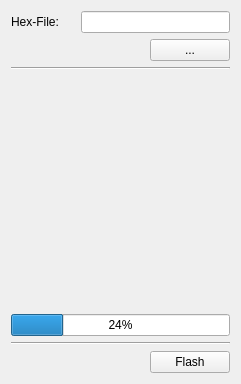
<?xml version="1.0" encoding="UTF-8"?>
<ui version="4.0">
 <class>Flash</class>
 <widget class="QWidget" name="Flash">
  <property name="geometry">
   <rect>
    <x>0</x>
    <y>0</y>
    <width>241</width>
    <height>384</height>
   </rect>
  </property>
  <property name="windowTitle">
   <string>Form</string>
  </property>
  <layout class="QGridLayout" name="gridLayout_2">
   <item row="0" column="0">
    <layout class="QVBoxLayout" name="verticalLayout">
     <item>
      <layout class="QGridLayout" name="gridLayout">
       <item row="0" column="0">
        <widget class="QLabel" name="label">
         <property name="text">
          <string>Hex-File:</string>
         </property>
        </widget>
       </item>
       <item row="0" column="1" colspan="2">
        <widget class="QLineEdit" name="hexLineEdit"/>
       </item>
       <item row="1" column="0" colspan="2">
        <spacer name="horizontalSpacer">
         <property name="orientation">
          <enum>Qt::Horizontal</enum>
         </property>
         <property name="sizeHint" stdset="0">
          <size>
           <width>40</width>
           <height>20</height>
          </size>
         </property>
        </spacer>
       </item>
       <item row="1" column="2">
        <widget class="QPushButton" name="hexButton">
         <property name="text">
          <string>...</string>
         </property>
        </widget>
       </item>
      </layout>
     </item>
     <item>
      <widget class="Line" name="line">
       <property name="orientation">
        <enum>Qt::Horizontal</enum>
       </property>
      </widget>
     </item>
     <item>
      <spacer name="verticalSpacer">
       <property name="orientation">
        <enum>Qt::Vertical</enum>
       </property>
       <property name="sizeHint" stdset="0">
        <size>
         <width>20</width>
         <height>40</height>
        </size>
       </property>
      </spacer>
     </item>
     <item>
      <widget class="QProgressBar" name="progressBar">
       <property name="value">
        <number>24</number>
       </property>
      </widget>
     </item>
     <item>
      <widget class="Line" name="line_2">
       <property name="orientation">
        <enum>Qt::Horizontal</enum>
       </property>
      </widget>
     </item>
     <item>
      <layout class="QHBoxLayout" name="horizontalLayout">
       <item>
        <spacer name="horizontalSpacer_2">
         <property name="orientation">
          <enum>Qt::Horizontal</enum>
         </property>
         <property name="sizeHint" stdset="0">
          <size>
           <width>40</width>
           <height>20</height>
          </size>
         </property>
        </spacer>
       </item>
       <item>
        <widget class="QPushButton" name="flashButton">
         <property name="text">
          <string>Flash</string>
         </property>
        </widget>
       </item>
      </layout>
     </item>
    </layout>
   </item>
  </layout>
 </widget>
 <resources/>
 <connections/>
</ui>
